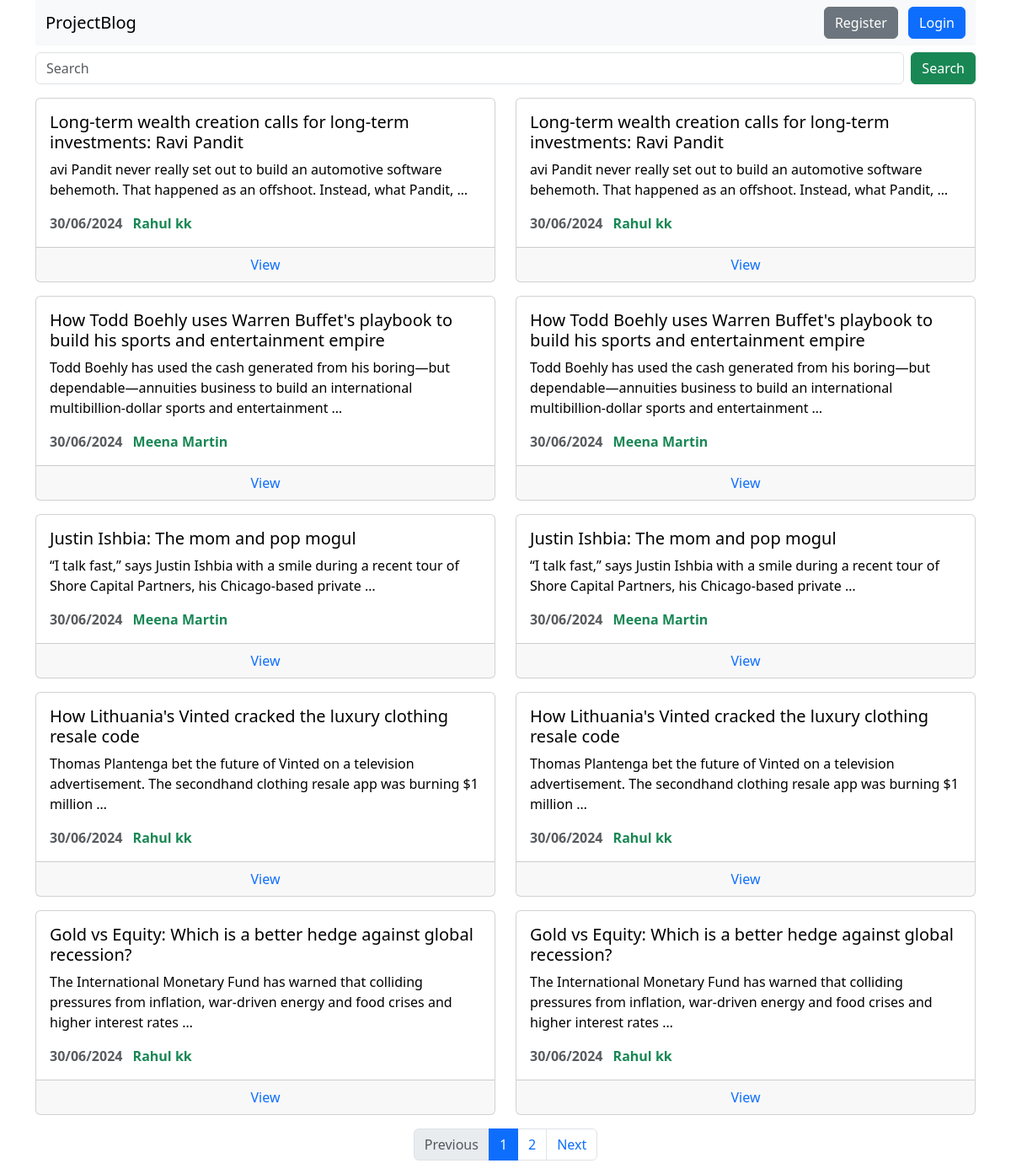
The page / on the database its author committed.
### blog_app/models.py (models this page shows, shortened)
class BlogPost(models.Model):
    title = models.CharField(max_length=200)
    content = models.TextField()
    publication_date = models.DateTimeField(auto_now_add=True)
    author = models.ForeignKey(
        User,
        on_delete=models.CASCADE,
    )

### blog_app/views.py (the view)
# urls.py: path('', views.home, name='home'),
def home(request):
    current_page = 'home'
    query = request.GET.get('q')
    if query:
        blogs_list = BlogPost.objects.filter(Q(title__icontains=query) | Q(content__icontains=query)).order_by('-publication_date')
    else:
        blogs_list = BlogPost.objects.all().order_by('-publication_date')
    paginator = Paginator(blogs_list, 10)  # Show 10 blog posts per page
    page_number = request.GET.get('page')
    blogs = paginator.get_page(page_number)
    context = {
        'current_page': current_page,
        'blogs': blogs,
        'query': query,
    }
    return render(request, 'home.html', context)

### templates/home.html (shortened to what this page needs)
{% extends 'base.html' %}
{% block content %}
<form method="GET" action="{% url 'home' %}" class="d-flex mt-2" role="search">
    <input class="form-control me-2" type="search" name="q" placeholder="Search" aria-label="Search" value="{{ query|default:'' }}">
    <button class="btn btn-success" type="submit">Search</button>
</form>
    <div class="row">
        {% for blog in blogs %}
        <div class="col-12 col-md-6">
            <div class="card mt-3">
                <a href="{% url 'blog_details' blog.id %}" class="text-decoration-none text-black">
                    <div class="card-body">
                        <h5 class="card-title">{{ blog.title }}</h5>
                        <p class="card-text">{{ blog.content|truncatewords:20 }}</p>
                        <span class="card-subtitle mb-2 text-body-secondary fw-bold me-2">{{ blog.publication_date|date:"d/m/Y" }}</span>
                        <span class="card-subtitle mb-2 text-success fw-bold">{{ blog.author.first_name }} {{ blog.author.last_name }}                        </span>
                    </div>
                </a>
                <div class="card-footer text-center">
                    <a href="{% url 'blog_details' blog.id %}" class="text-decoration-none">View</a>
                </div>
            </div>
        </div>
        {% empty %}
            <p class="text-center mt-2">Blog is empty</p>
        {% endfor %}
    </div>
    {% if blogs.has_other_pages %}
        <nav aria-label="Page navigation example">
            <ul class="pagination justify-content-center mt-3">
                {% if blogs.has_previous %}
                <li class="page-item">
                    <a class="page-link" href="?page={{ blogs.previous_page_number }}">Previous</a>
                </li>
                {% else %}
                <li class="page-item disabled">
                    <a class="page-link">Previous</a>
                </li>
                {% endif %}
                {% for num in blogs.paginator.page_range %}
                    {% if blogs.number == num %}
                        <li class="page-item active"><a class="page-link" href="#">{{ num }}</a></li>
                    {% else %}
                        <li class="page-item"><a class="page-link" href="?page={{ num }}">{{ num }}</a></li>
                    {% endif %}
                {% endfor %}
                {% if blogs.has_next %}
                <li class="page-item">
                    <a class="page-link" href="?page={{ blogs.next_page_number }}">Next</a>
                </li>
                {% else %}
                <li class="page-item disabled">
                    <a class="page-link">Next</a>
                </li>
                {% endif %}
            </ul>
        </nav>
    {% endif %}
    </div>
{% endblock %}

### templates/base.html (shortened to what this page needs)
<!doctype html>
{% load static %}
<html lang="en">
    <head>
        <link href="https://cdn.jsdelivr.net/npm/bootstrap@5.3.3/dist/css/bootstrap.min.css" rel="stylesheet">
    </head>
    <body>
        <div class="container">
            {% include 'header.html' %}
            {% block content %}
            {% endblock %}
    </body>
</html>

### templates/header.html
<nav class="navbar bg-body-tertiary">
    <div class="container-fluid">
        <a href="{% url 'home' %}" class="text-decoration-none">
            <span class="navbar-brand mb-0 h1">ProjectBlog</span>
        </a>
        <div class="justify-content-end">
            {% if user.is_authenticated %}
                {% if current_page == 'home' %}
                    <a href="{% url 'your_blogs' %}" class="btn btn-secondary me-2">Your Blogs</a>
                {% elif current_page == 'your_blogs' %}
                    <a href="{% url 'home' %}" class="btn btn-secondary me-2">Back</a>
                {% elif current_page == 'add_blog' %}
                    <a href="{% url 'your_blogs' %}" class="btn btn-secondary me-2">Back</a>
                {% elif current_page == 'edit_blog' %}
                    <a href="{% url 'your_blogs' %}" class="btn btn-secondary me-2">Back</a>
                {% elif current_page == 'profile' %}
                    <a href="{% url 'your_blogs' %}" class="btn btn-secondary me-2">Your Blogs</a>
                {% endif %}
                {% if current_page == 'profile' %}
                    <a href="{% url 'home' %}" class="btn btn-primary me-2">Back</a>
                {% else %}
                    <a href="{% url 'profile' %}" class="btn btn-primary">Profile</a>
                {% endif %}
            {% else %}
                <a href="{% url 'register' %}" class="btn btn-secondary me-2">Register</a>
                <a href="{% url 'login' %}" class="btn btn-primary">Login</a>
            {% endif %}
        </div>
    </div>
</nav>

### rows shown on the page
BlogPost: title "Long-term wealth creation calls for long-term investments: Ravi Pandit", content "avi Pandit never really set out to build an automotive software behemoth. That happened as an offshoot. Instead, what Pandit, …", publication_date "30/06/2024", author.first_name "Rahul", author.last_name "kk"
BlogPost: title "Long-term wealth creation calls for long-term investments: Ravi Pandit", content "avi Pandit never really set out to build an automotive software behemoth. That happened as an offshoot. Instead, what Pandit, …", publication_date "30/06/2024", author.first_name "Rahul", author.last_name "kk"
BlogPost: title "How Todd Boehly uses Warren Buffet's playbook to build his sports and entertainment empire", content "Todd Boehly has used the cash generated from his boring—but dependable—annuities business to build an international multibillion-dollar sports and entertainment …", publication_date "30/06/2024", author.first_name "Meena", author.last_name "Martin"
BlogPost: title "How Todd Boehly uses Warren Buffet's playbook to build his sports and entertainment empire", content "Todd Boehly has used the cash generated from his boring—but dependable—annuities business to build an international multibillion-dollar sports and entertainment …", publication_date "30/06/2024", author.first_name "Meena", author.last_name "Martin"
BlogPost: title "Justin Ishbia: The mom and pop mogul", content "“I talk fast,” says Justin Ishbia with a smile during a recent tour of Shore Capital Partners, his Chicago-based private …", publication_date "30/06/2024", author.first_name "Meena", author.last_name "Martin"
BlogPost: title "Justin Ishbia: The mom and pop mogul", content "“I talk fast,” says Justin Ishbia with a smile during a recent tour of Shore Capital Partners, his Chicago-based private …", publication_date "30/06/2024", author.first_name "Meena", author.last_name "Martin"
BlogPost: title "How Lithuania's Vinted cracked the luxury clothing resale code", content "Thomas Plantenga bet the future of Vinted on a television advertisement. The secondhand clothing resale app was burning $1 million …", publication_date "30/06/2024", author.first_name "Rahul", author.last_name "kk"
BlogPost: title "How Lithuania's Vinted cracked the luxury clothing resale code", content "Thomas Plantenga bet the future of Vinted on a television advertisement. The secondhand clothing resale app was burning $1 million …", publication_date "30/06/2024", author.first_name "Rahul", author.last_name "kk"
BlogPost: title "Gold vs Equity: Which is a better hedge against global recession?", content "The International Monetary Fund has warned that colliding pressures from inflation, war-driven energy and food crises and higher interest rates …", publication_date "30/06/2024", author.first_name "Rahul", author.last_name "kk"
BlogPost: title "Gold vs Equity: Which is a better hedge against global recession?", content "The International Monetary Fund has warned that colliding pressures from inflation, war-driven energy and food crises and higher interest rates …", publication_date "30/06/2024", author.first_name "Rahul", author.last_name "kk"

### other values the page prints
{{ num }} "1"
{{ num }} "2"
